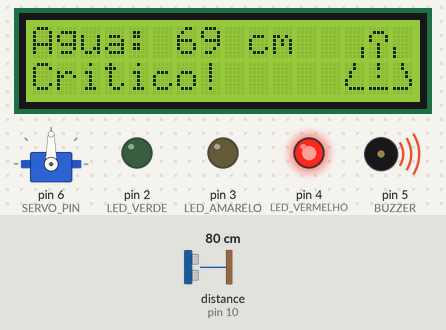
The sketch below on a simulated Arduino Uno, built with avr-gcc and run on an emulated ATmega328P. On the bench: 16×2 character LCD, servo, output pins drawn as LEDs (lit = HIGH), buzzer (waves = sounding). Wiring (from diagram.json): ultrasonic range finder: trigger pin 9; echo pin 10. The test bench sets the inputs (shaded band); at power-on: distance to the obstacle (sensor on pin 10) 80 cm. The echo pulse lasts 58.3 µs per cm; pins used as bus, display or sensor lines are not drawn; what the sketch prints to the serial monitor is not drawn.

Above: at 5.7 s.
5.8 s: distance to the obstacle (sensor on pin 10) set to 134 cm
At 8.4 s:
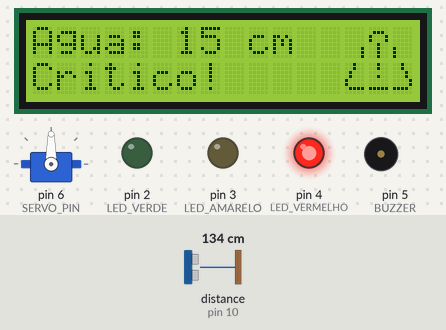
12.5 s: distance to the obstacle (sensor on pin 10) set to 139 cm
At 15.5 s:
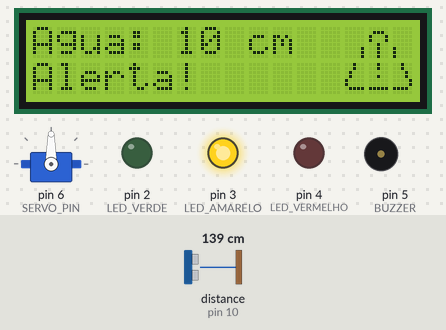
26.7 s: distance to the obstacle (sensor on pin 10) set to 148 cm
At 27.5 s:
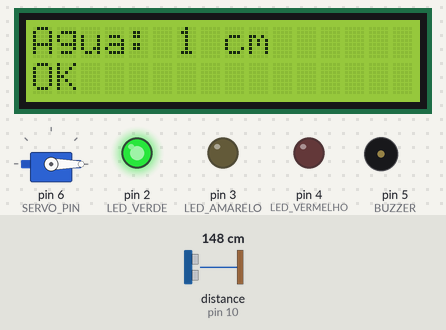
Timing chart, 0 to 29.7 s (numbered marks = the images above; inputs shaded):
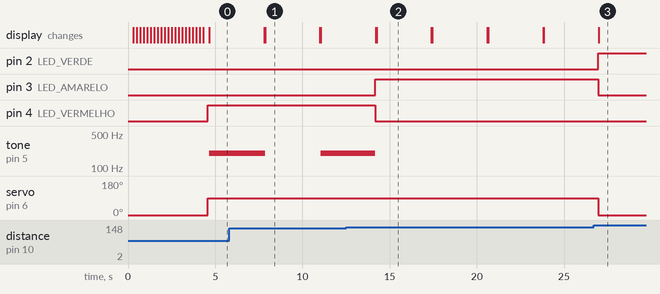

Measured:
- the behaviour switches between 138 and 139 cm on distance to the obstacle (sensor on pin 10) (found by bisection; images 1 and 2)
- the behaviour switches between 143 and 144 cm on distance to the obstacle (sensor on pin 10) (found by bisection; images 2 and 3)
- after the input at 5.8 s, the display: first changes after 2.0 s (image 1 shows a later state)
- after the input at 12.5 s, pin 3 (LED_AMARELO): LOW → HIGH after 1.7 s; pin 4 (LED_VERMELHO): HIGH → LOW after 1.7 s; the display: first changes after 1.7 s (image 2 shows a later state)
- after the input at 26.7 s, pin 2 (LED_VERDE): LOW → HIGH after 0.27 s; pin 3 (LED_AMARELO): HIGH → LOW after 0.27 s; servo on pin 6 (SERVO_PIN): 90° → 0° after 0.27 s; the display: changes after 0.29 s (image 3)
- what the display in image 1 shows lasts 3.1 s, from 7.9 s to 11.0 s

The sketch:

sketch.ino
```cpp
// Pedro Faleiros - 562523
// Luan Felix - 565541
// João Lopes - 565737

// Inclusão das bibliotecas necessárias
#include <Wire.h>  // Comunicação I2C
#include <LiquidCrystal_I2C.h>  // Controle do display LCD com interface I2C
#include <Servo.h>  // Controle do servo motor
#include <EEPROM.h>  // Leitura e escrita na memória EEPROM

// Inicializa o LCD com endereço I2C 0x27 e tamanho 16x2
LiquidCrystal_I2C lcd(0x27, 16, 2);

// Definição dos pinos dos sensores e atuadores
#define TRIG_PIN 9
#define ECHO_PIN 10

#define LED_VERDE 2
#define LED_AMARELO 3
#define LED_VERMELHO 4
#define BUZZER 5
#define SERVO_PIN 6

// Controle do buzzer (evita tocar continuamente)
bool buzzerAtivo = false;
unsigned long buzzerStartTime = 0;

// Cria objeto do servo
Servo barreira;

// Variáveis do menu e medição
int menu = 0;
int altura_sensor = 150;  // Altura padrão entre o sensor e o chão
int nivel_agua = 0;  // Nível atual da água


// Caractere personalizado
byte customChar[] = {
  B00000,
  B00000,
  B00110,
  B11001,
  B00000,
  B00110,
  B11001,
  B00000
};

// Símbolo Alerta
byte image31[8] = {B00100, B00100, B00000, B00100, B00000, B00000, B11111, B00000};
byte image30[8] = {B00100, B00100, B01000, B01000, B10000, B10000, B01111, B00000};
byte image32[8] = {B00100, B00100, B00010, B00010, B00001, B00001, B11110, B00000};
byte image14[8] = {B00000, B00000, B00000, B00000, B00000, B00001, B00001, B00001};
byte image16[8] = {B00000, B00000, B00000, B00000, B00000, B10000, B10000, B10000};
byte image15[8] = {B00000, B01110, B10001, B10001, B00100, B00100, B00100, B00100};


// Desenha o ícone de onda no canto do LCD
void desenhaIcone() {
  lcd.createChar(0, customChar);
  lcd.setCursor(0, 0); lcd.write(0);
  lcd.setCursor(0, 1); lcd.write(0);
  lcd.setCursor(1, 0); lcd.write(0);
  lcd.setCursor(1, 1); lcd.write(0);
  lcd.setCursor(2, 0); lcd.write(0);
  lcd.setCursor(2, 1); lcd.write(0);
}

// Função que ícone de alerta no LCD
void alertImage() {
  lcd.createChar(0, image31);
  lcd.createChar(1, image30);
  lcd.createChar(2, image32);
  lcd.createChar(3, image14);
  lcd.createChar(4, image16);
  lcd.createChar(5, image15);

  lcd.setCursor(14, 1);
  lcd.write(byte(0));
  lcd.setCursor(13, 1);
  lcd.write(byte(1));
  lcd.setCursor(15, 1);
  lcd.write(byte(2));
  lcd.setCursor(13, 0);
  lcd.write(byte(3));
  lcd.setCursor(15, 0);
  lcd.write(byte(4));
  lcd.setCursor(14, 0);
  lcd.write(byte(5));
}


// Configuração inicial
void setup() {
  lcd.init();
  lcd.clear();
  lcd.backlight();

  // Animação "Overflowen Iniciando..." no LCD
  desenhaIcone();

  lcd.setCursor(4, 0);
  lcd.print("O");
  delay(200);
  lcd.print("v");
  delay(200);
  lcd.print("e");
  delay(200);
  lcd.print("r");
  delay(200);
  lcd.print("F");
  delay(200);
  lcd.print("l");
  delay(200);
  lcd.print("o");
  delay(200);
  lcd.print("w");
  delay(200);
  lcd.print("e");
  delay(200);
  lcd.print("n");
  delay(200);
  lcd.setCursor(4, 1);
  lcd.print("I");
  delay(200);
  lcd.print("n");
  delay(200);
  lcd.print("i");
  delay(200);
  lcd.print("c");
  delay(200);
  lcd.print("i");
  delay(200);
  lcd.print("a");
  delay(200);
  lcd.print("n");
  delay(200);
  lcd.print("d");
  delay(200);
  lcd.print("o");
  delay(200);
  lcd.print(".");
  delay(200);
  lcd.print(".");
  delay(200);
  lcd.print(".");
  delay(200);

  Serial.begin(9600);  // Inicializa comunicação serial

  // Define os modos dos pinos
  pinMode(TRIG_PIN, OUTPUT);
  pinMode(ECHO_PIN, INPUT);

  pinMode(LED_VERDE, OUTPUT);
  pinMode(LED_AMARELO, OUTPUT);
  pinMode(LED_VERMELHO, OUTPUT);
  pinMode(BUZZER, OUTPUT);

  // Posiciona a barreira em aberto (posição inicial)
  barreira.attach(SERVO_PIN);
  barreira.write(0);

  // Verifica se há altura salva na EEPROM
  byte flag;
  EEPROM.get(0, flag);

  if (flag == 0xAB) {
    EEPROM.get(1, altura_sensor);
  } else {
    altura_sensor = 150; // Valor padrão
  }

  // Exibe menu inicial no Serial
  Serial.println("====================== Menu ======================");
  Serial.print("[0] Menu - [1] Definir Altura do Sensor - [2] - Exibir alrura do nível da água");
  Serial.print("\n");
  Serial.print("\n");
}

// Loop principal do programa
void loop() {
  long duration;
  float distancia_cm;

  // Envia um pulso para medir
  digitalWrite(TRIG_PIN, LOW);
  delayMicroseconds(2);
  digitalWrite(TRIG_PIN, HIGH);
  delayMicroseconds(10);
  digitalWrite(TRIG_PIN, LOW);

  // Mede o tempo do retorno
  duration = pulseIn(ECHO_PIN, HIGH);

  // Converte para centímetros (dividido por 58)
  distancia_cm = duration / 58.0;

  nivel_agua = altura_sensor - distancia_cm;

  // Verifica o nível da água e toma ações
  if (nivel_agua <= 5) {
    digitalWrite(LED_VERDE, HIGH);
    digitalWrite(LED_AMARELO, LOW);
    digitalWrite(LED_VERMELHO, LOW);
    noTone(BUZZER);
    buzzerAtivo = false;
    barreira.write(0); // Abre barreira
    lcd.clear();
    lcd.setCursor(0, 0);
    lcd.print("Agua:");
    lcd.setCursor(6, 0);
    lcd.print(nivel_agua);
    lcd.print(" cm");
    lcd.setCursor(0, 1);
    lcd.print("OK");
  }
  else if (nivel_agua > 5 && nivel_agua <= 10) {
    // Nível de alerta
    digitalWrite(LED_VERDE, LOW);
    digitalWrite(LED_AMARELO, HIGH);
    digitalWrite(LED_VERMELHO, LOW);
    noTone(BUZZER);
    buzzerAtivo = false;
    barreira.write(90); // Fecha barreira
    lcd.clear();
    lcd.setCursor(0, 0);
    lcd.print("Agua:");
    lcd.setCursor(6, 0);
    lcd.print(nivel_agua);
    lcd.print(" cm");
    lcd.setCursor(0, 1);
    lcd.print("Alerta!");
    alertImage();
  }
  else {
    // Nível crítico
    digitalWrite(LED_VERDE, LOW);
    digitalWrite(LED_AMARELO, LOW);
    digitalWrite(LED_VERMELHO, HIGH);

    barreira.write(90); // Fecha a barreira

    lcd.clear();
    lcd.setCursor(0, 0);
    lcd.print("Agua:");
    lcd.setCursor(6, 0);
    lcd.print(nivel_agua);
    lcd.print(" cm");
    lcd.setCursor(0, 1);
    lcd.print("Critico!");
    alertImage();

    // Ativa o buzzer por 3 segundos
    if (!buzzerAtivo) {
      tone(BUZZER, 200);
      buzzerStartTime = millis();
      buzzerAtivo = true;
    }
  }

  // Desliga o buzzer após 3 segundos
  if (buzzerAtivo && millis() - buzzerStartTime >= 3000) {
    noTone(BUZZER);
    buzzerAtivo = false;
  }

    // Leitura do Serial (controle do menu)
  if (Serial.available() > 0 && menu != 1) {
    String input = Serial.readStringUntil('\n');
    input.trim();

    if (input == "1") {
      menu = 1;
    } else if (input == "2") {
      menu = 2;
    } else if (input == "0") {
      menu = 0;
    } else {
      for (int i = 0; i < 20; i++) {
        Serial.println();
      }
      Serial.println("Número inválido.");
    }
  }

  // Menu principal (opção 0)
  if (menu == 0) {
    for (int i = 0; i < 20; i++) {
      Serial.println();
    }

    Serial.println("====================== Menu ======================");
    Serial.print("[0] Menu - [1] Definir Altura do Sensor - [2] - Exibir altura do nível da água");
    Serial.print("\n");
    Serial.print("\n");
  } else if (menu == 1) {
    for (int i = 0; i < 20; i++) {
      Serial.println();
    }

    // Definir altura do sensor (salva na EEPROM)
    Serial.println("========== Configuração de Alrua do Sensor ==========");
    Serial.println("Digite a distância entre o sensor de distância e o chão em centímetros: ");

    String input = Serial.readStringUntil('\n');
    input.trim();

    if (input != "") {
      altura_sensor = input.toInt();
      Serial.print("Alrua do sensor de distância alterada para: ");
      Serial.print(altura_sensor);
      Serial.println(" centímetros.");

      EEPROM.put(0, (byte)0xAB);        // Marca que a EEPROM agora tem valor salvo
      EEPROM.put(1, altura_sensor);     // Salva a altura a partir da posição 1
      Serial.println("Altura salva na memória EEPROM.");

      delay(5000);

      menu = 0;
    }
  } else if (menu == 2) {
    // Exibe o nível atual da água
    Serial.print("Nível da água: ");
    Serial.print(nivel_agua);
    Serial.println(" centímetros");
  }

  delay(3000);  // Tempo entre leituras
}
```
